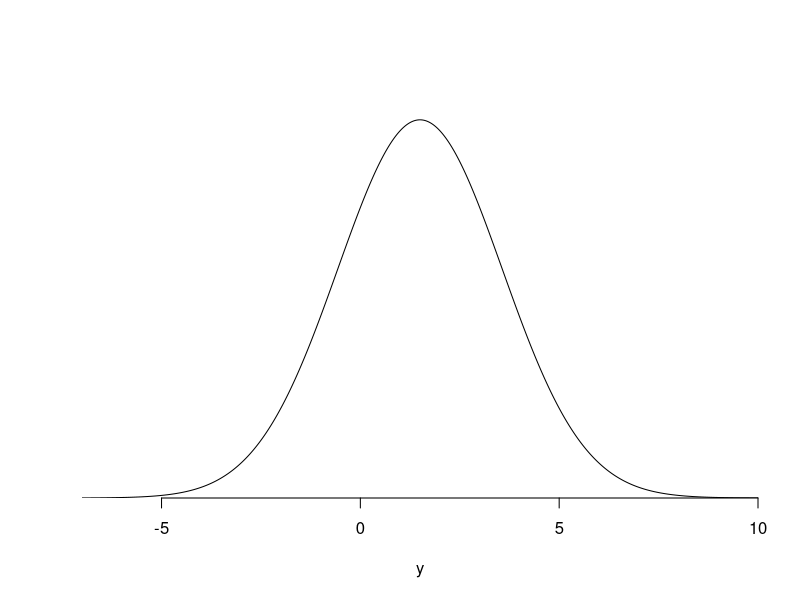
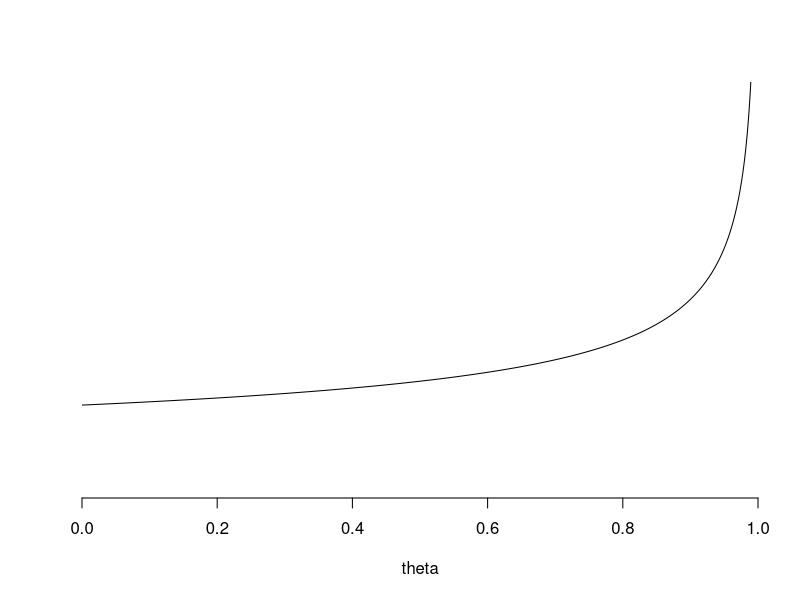
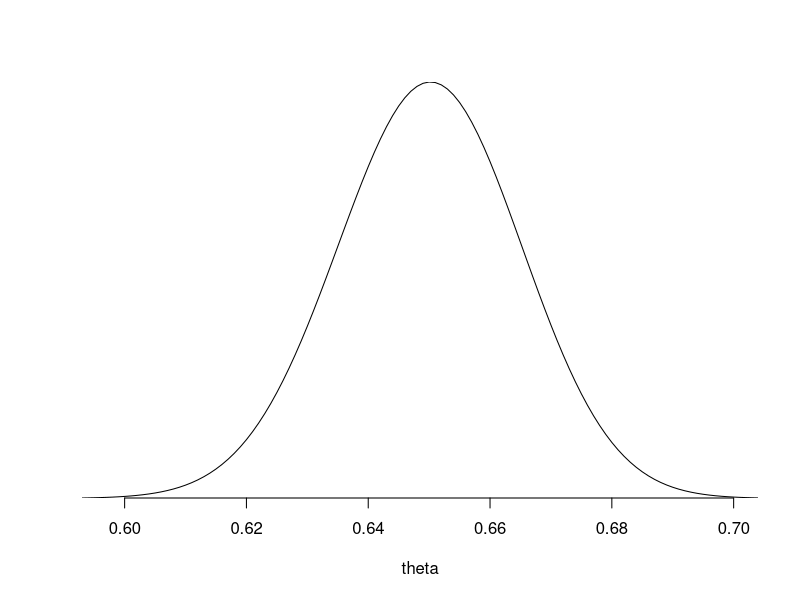
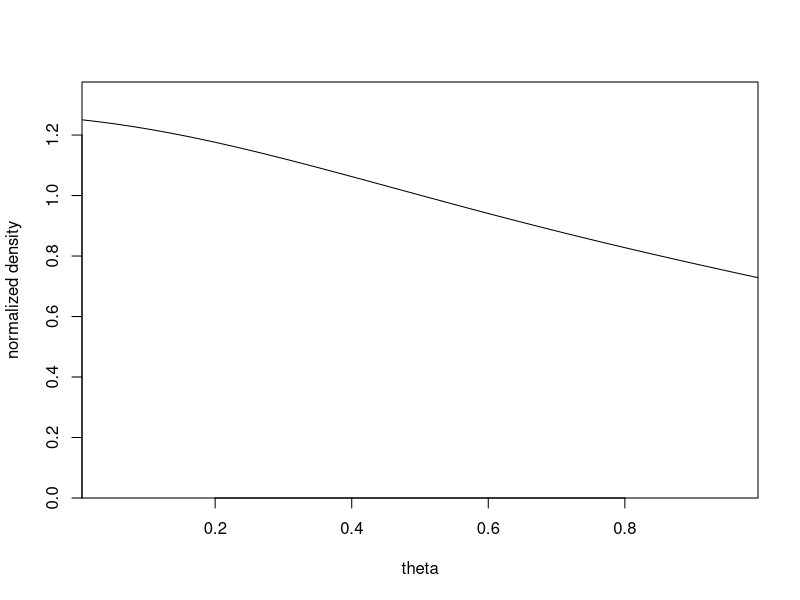
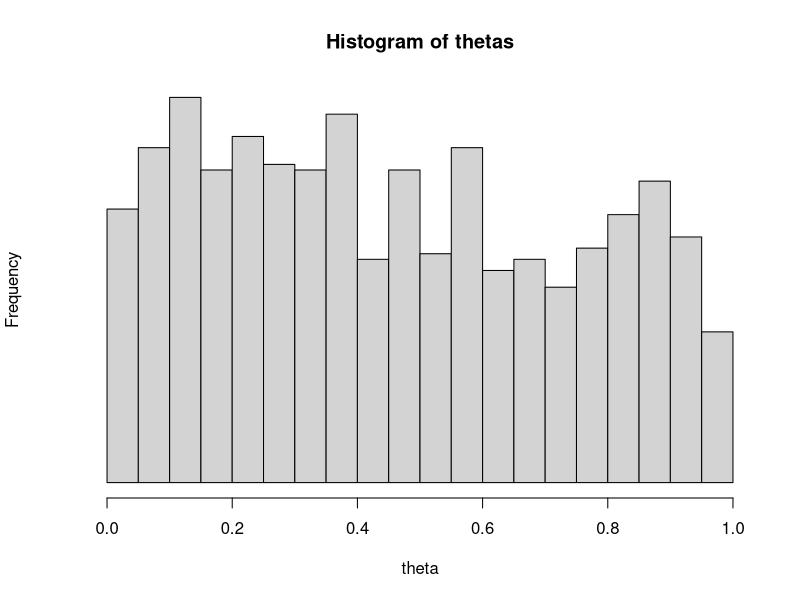
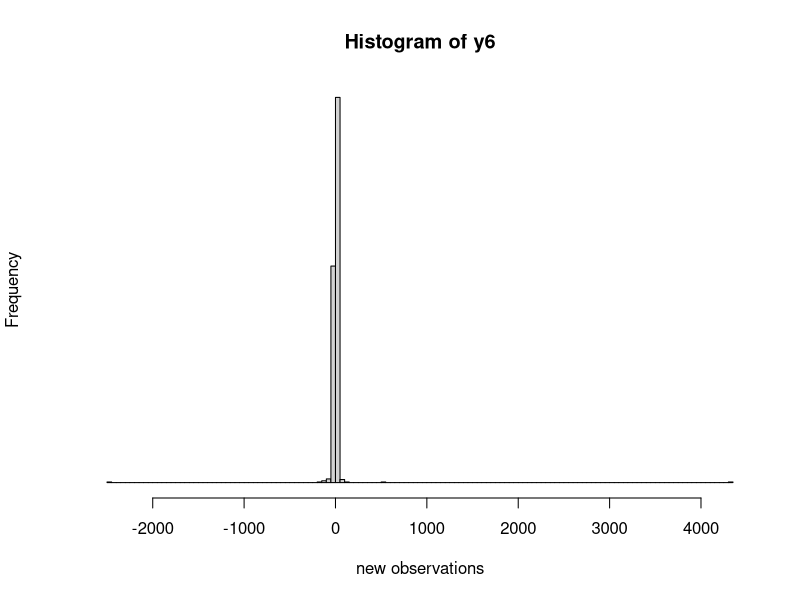
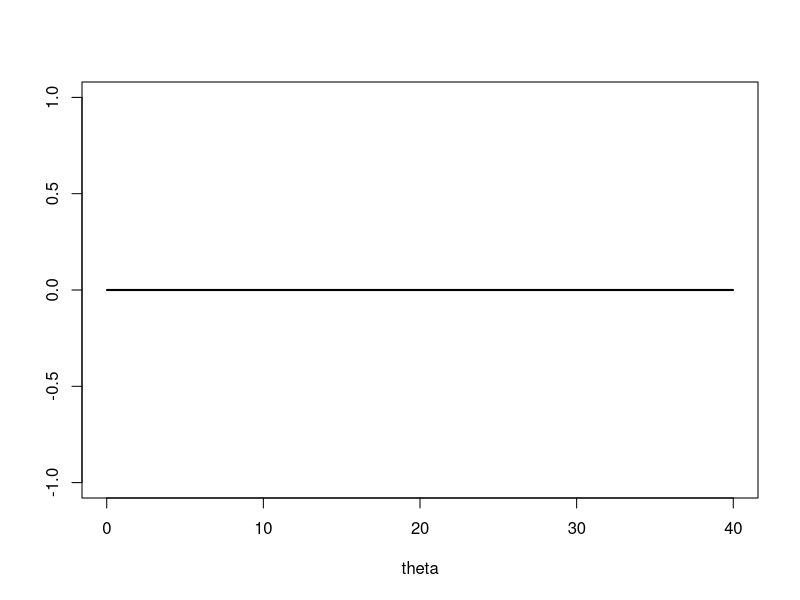
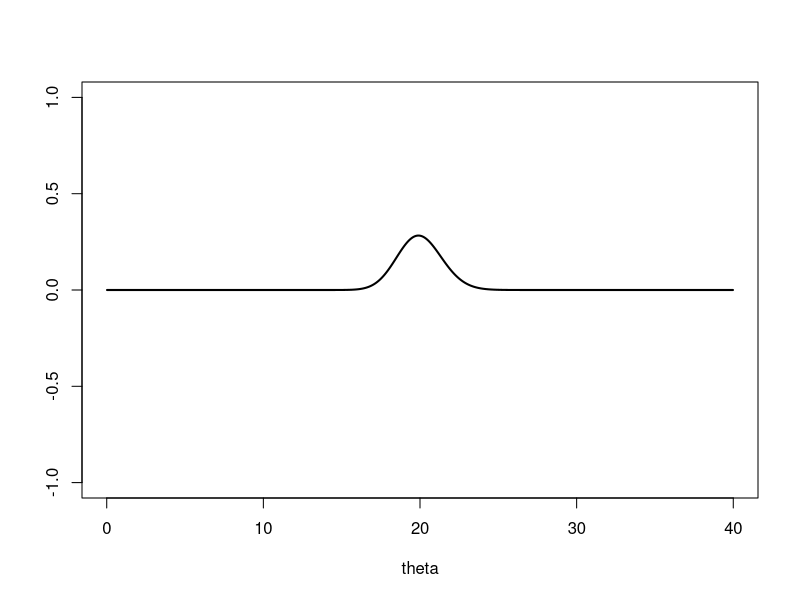

Source code (R) for these figures, in order:
#####
#Question 1
#####

dnorm(1,1,2)
0.199*0.5
((0.5*dnorm(1,1,2))/(0.5*dnorm(1,1,2) + 0.5*dnorm(1,2,2)))

y <- seq(-7,10,.02)
dens <- 0.5*dnorm(y,1,2) + 0.5*dnorm(y,2,2)
plot(y, dens, ylim = c(0,1.1*max(dens)),
     type = "l", xlab = "y", ylab = "", xaxs = "i",
     yaxs = "i", yaxt = "n", bty = "n", cex = 2)

#####
#Question 2
#####

##### question 2
set.seed(2220)
sim.num.patients <- c()
sim.num.waiting <- c()
sim.office.close.mings <- c()
med.sim.office.close.mins <- c()
sim.office.close.time <- c()

j<- 0

while(j < 100) {
  arrival.times <- c(0)
  num.patients <- length(arrival.times)
  next.patient <- 0
  
  while(arrival.times[length(arrival.times)] < 420){
    next.patient <- next.patient +rexp(1,.1)
    arrival.times <- c(arrival.times,next.patient)
    arrival.times[length(arrival.times)]
    num.patients <- length(arrival.times)
  }
  arrival.times <- arrival.times[c(-1, -length(arrival.times))]
  arrival.times
  num.patients <- length(arrival.times)
  cat('Number of patients who came to the office: ', num.patients, 'patients\n')
  
  arrival.times <- arrival.times[c(-1, -length(arrival.times))]
  num.patients <- length(arrival.times)
  sim.num.patients <- c(sim.num.patients, num.patients)
  
  doc.avail <-c(0,0,0)
  d <-0
  time.with.doc <- runif(num.patients, 5, 20)
  i <- 0
  total.waiting.time <- c()
  
  for (i in c(1:num.patients)){
    d <- which.min(doc.avail)
    doc.avail[d] <- max(doc.avail[d], arrival.times[i])+time.with.doc[i]
    ind.waiting.time <-max(doc.avail[d], arrival.times[i]) - arrival.times[i]
    total.waiting.time <- c(total.waiting.time, round(ind.waiting.time-time.with.doc[i] ,3))
    only.waiting.time <- total.waiting.time[total.waiting.time >0]
  }
  
  j = j+1
  print(sim.num.patients)
  
}
sim.num.patients
length(sim.num.patients)
num.waiting <- length(only.waiting.time)
num.waiting
mean(ind.waiting.time)


sim_1000_number_patients <- rpois(1000,sim.num.patients)
sim_1000_number_patients
print(sort(sim_1000_number_patients)[c(25,976)])
sim_1000_num_waiting<- rpois(1000,num.waiting)
sim_1000_num_waiting
print(sort(sim_1000_num_waiting)[c(25,976)])
sim_1000_waiting_times <- rpois(1000,only.waiting.time)
sim_1000_waiting_times 
print(sort(sim_1000_waiting_times )[c(25,976)])


#####
#Question 3
#####

n <- 2
y<- 2
alpha <- 1
beta <- 5

postervariance_functions <- function(n, y) {
  x = ((1+y)/(2+n))*((1+n-y)/(2+n))*(1/(3+n))
  return(x)
}
priorvariance_function <- function(a, b) {
  denominator = (((a+b)*(a+b))*(a+b+a))
  x = (a*b)/denominator
  return(x)
}

#example of a small n, where posterior variance is higher
postervariance_functions(n= 4,y=4)
priorvariance_function(1,8)

#example of a small n, where posterior variance is higher
postervariance_functions(n= 3,y=3)
priorvariance_function(2,8)

#example of a large n, where posterior variance is lower
postervariance_functions(n= 200,y=2)
priorvariance_function(1,5)

#####
#Question 4
#####

post_variance_function = function(n) {
  x <- (1/ (   (1/(40*40))  + (n/(20*20))  ) )
  return(x)
}
post_predictive_variance_function = function(n) {
  x <- (1/ (   (1/(40*40))  + (n/(20*20))  ) ) + (20*20)
  return(x)
}
sqrt(post_variance_function(10))
sqrt(post_predictive_variance_function(10))

sqrt(post_variance_function(100))
sqrt(post_predictive_variance_function(100))

#####
#Question 5
#####

#plot the prior density function
theta <- seq(0,1,.001)
dens <- dbeta(theta, 1, .67)
plot(theta, dens, xlim = c(0,1), ylim = c(0,3),
     type = "l", xlab = "theta", ylab = "", xaxs = "i",
     yaxs = "i", yaxt = "n", bty = "n")

#draw the posterior density function
theta <- seq(0,1,.001)
dens <- dbeta(theta, 651, 350.67)
cond <- dens/max(dens) > 0.001
plot(theta[cond], dens[cond],
     type = "l", xlab = "theta", ylab = "", xaxs = "i",
     yaxs = "i", yaxt = "n", bty = "n")


#####
#Question 6
#####

dens <- function(y,th) {
  dens0 <- NULL
  for (i in 1:length(th))
    dens0 <- c(dens0, prod (dcauchy(y, th[i] ,1)))
  dens0}
y <- c(-2, -1,0,1.5, 2.5)
step <- .01
theta <- seq(step/2, 1-step/2, step)
dens.unnorm <- dens(y,theta)
dens.norm <- dens.unnorm/(step*sum(dens.unnorm))
plot(theta, dens.norm, ylim=c(0,1.1*max(dens.norm)),
     type = "l", xlab = "theta", ylab = "normalized density",
     xaxs = "i", yaxs = "i", cex = 2)


#b
thetas <- sample (theta, 1000, step *dens.norm, replace = TRUE)
hist(thetas, xlab = "theta", yaxt = "n",
     breaks = seq(0,1,.05), cex = 2)

#c
y6 <- rcauchy(length(thetas), thetas, 1)
hist(y6, xlab = "new observations", yaxt = "n", nclass = 100, cex =2)

#####
#Question 7
#####

#a

data <- read.table("data/planes.txt",header=T)
attach(data)
sumfatal <- sum(fatal)
n <- length(fatal)
##### looking at different Gamma priors #####
theta <- ppoints(1000)*40
gammaprior1 <- dgamma(theta,shape=0,rate=0)
minplot <- min(gammaprior1)
maxplot <- max(gammaprior1)
plot(theta,gammaprior1,type="l",ylim=c(minplot,maxplot),lwd=2,ylab="")
#set the prior to be stronger
gammaprior1 <- dgamma(theta,shape=200,rate=10)
plot(theta,gammaprior1,type="l",ylim=c(minplot,maxplot),lwd=2,ylab="")
#set the prior to be  off
gammaprior1 <- dgamma(theta,shape=40,rate=10)
plot(theta,gammaprior1,type="l",ylim=c(minplot,maxplot),lwd=2,ylab="")
## now plot the posterior distribution
gammaposterior1 <- dgamma(theta,shape=(sumfatal+0),rate=(n+0))
minplot <- min(gammaposterior1)
maxplot <- max(gammaposterior1)
hist(fatal,xlim=c(0,40),ylim=c(minplot,maxplot),prob=T,col="gray",xlab="",ylab="",main="")
par(new=T)
plot(theta,gammaposterior1,type="l",xlim=c(0,40),ylim=c(minplot,maxplot),lwd=2,xlab="",ylab="",main="")
legend("topright",c("Gamma(0,0)"),col=c(1:4),lwd=2)


#b

###use samples from the posterior distribution to obtain samples from the
#posterior predictive distribution
gammaposterior1 <- dgamma(theta,shape=(sumfatal+0),rate=(n+0))
minplot <- min(gammaposterior1)
maxplot <- max(gammaposterior1)
hist(fatal,xlim=c(0,40),ylim=c(minplot,maxplot),prob=T,col="gray",xlab="",ylab="",main="")
par(new=T)
plot(theta,gammaposterior1,type="l",xlim=c(0,40),ylim=c(minplot,maxplot),lwd=2,xlab="",ylab="",main="")
legend("topright",c("Gamma(0,0)"),col=c(1:4),lwd=2)

##compute a 95% interval

theta <- rgamma(1000, 238)/10
y1986 <- rpois(1000,theta)
print(sort(y1986)[c(25,976)])


#####
#Question 9
#####

#a
mu.c <- 1.013 + (0.24/sqrt(32))*rt(1000,31)
mu.t <- 1.173 + (0.20/sqrt(36))*rt(1000,35)
hist(mu.c, xlab = " mu_c", yaxt = "n")
hist(mu.t, xlab = "mu_t", yaxt = "n")


#b use the samples to plot a histogram of the differences,
#and calculate a 95% posterior interval

dif <- mu.t - mu.c
hist(dif, xlab = "mu_t - mu_c", yaxt = "n",
     breaks = seq(-.1, .4, .02), cex = 2)
print(sort(dif[c(25,976)]))
##not sure why the below code is wrong:
sim_1000_dif <- rnorm(1000,dif)
print(sort(sim_1000_dif)[c(25,976)])

#####
#Question 10
#####



## input data:  
data <- read.table("data/planes.txt",skip=1)
y <- data[,2]
t <- data[,1]-1976
n <- length(y)
hist(y)
plot(t,y,pch=19)

## graphing posterior over range of alpha and beta:
posteriorplanes <- function(alpha,beta){
  logpost <- -Inf
  if (alpha + beta*max(t) > 0){
    logpost <- 0
    for (i in 1:n){
      logpost <- logpost + y[i]*log(alpha+beta*t[i])
      logpost <- logpost - (alpha+beta*t[i])
    }
  }
  logpost
}
numgrid <- 100
alpharange <- ppoints(numgrid)*20+20   # alpha between 20 and 40
betarange <- ppoints(numgrid)*6-3  # beta between -3 and 3
full <- matrix(NA,nrow=numgrid,ncol=numgrid)
for (i in 1:numgrid){
  for (j in 1:numgrid){
    full[i,j] <- posteriorplanes(alpharange[i],betarange[j])
  }
}
full <- exp(full - max(full))
full <- full/sum(full)
contour(alpharange,betarange,full,xlab="alpha",ylab="beta",drawlabels=F)

## calculating probabilities for grid sampler:

alphamarginal <- rep(NA,numgrid)
for (i in 1:numgrid){
  alphamarginal[i] <- sum(full[i,])
}
betaconditional <- matrix(NA,nrow=numgrid,ncol=numgrid)
for (i in 1:numgrid){
  for (j in 1:numgrid){
    betaconditional[i,j] <- full[i,j]/sum(full[i,])
  }
}

## plotting marginal distribution of alpha
par(mfrow=c(1,1))
plot(alpharange,alphamarginal,type="l",main="marginal dist. of alpha")

## plotting conditional distribution of beta given alpha
alpharange[25]
alpharange[50]
alpharange[75]
par(mfrow=c(3,1))
plot(betarange,betaconditional[25,],type="l",main="dist. of beta for alpha = 24.9")
plot(betarange,betaconditional[50,],type="l",main="dist. of beta for alpha = 29.9")
plot(betarange,betaconditional[75,],type="l",main="dist. of beta for alpha = 34.9")

## sampling grid values:

alpha.samp <- rep(NA,10000)
beta.samp <- rep(NA,10000)
for (m in 1:10000){
  a <- sample(1:100,size=1,replace=T,prob=alphamarginal)
  b <- sample(1:100,size=1,replace=T,prob=betaconditional[a,])
  alpha.samp[m] <- alpharange[a]
  beta.samp[m] <- betarange[b]
}

par(mfrow=c(1,1))
contour(alpharange,betarange,full,xlab="alpha",ylab="beta",drawlabels=F,col=2)
points(alpha.samp,beta.samp)

## calculating posterior means/intervals for alpha and beta

par(mfrow=c(2,1))
hist(alpha.samp,main="Alpha Samples")
hist(beta.samp,main="Beta Samples")

mean(alpha.samp)
mean(beta.samp)

alpha.sampsort <- sort(alpha.samp)
beta.sampsort <- sort(beta.samp)

alpha.sampsort[250]
alpha.sampsort[9750]
beta.sampsort[250]
beta.sampsort[9750]

sum(beta.samp >= 0)/10000

## predicted new observation for 1986 (t = 10):

pred.rate <- alpha.samp + beta.samp*10

pred.accidents <- rep(NA,10000)
for (i in 1:10000){
  pred.accidents[i] <- rpois(1,pred.rate[i])
}

mean(pred.accidents)
sort(pred.accidents)[250]
sort(pred.accidents)[9750]

par(mfrow=c(2,1))
hist(pred.accidents,xlim=c(0,45))
hist(y,xlim=c(0,45))

